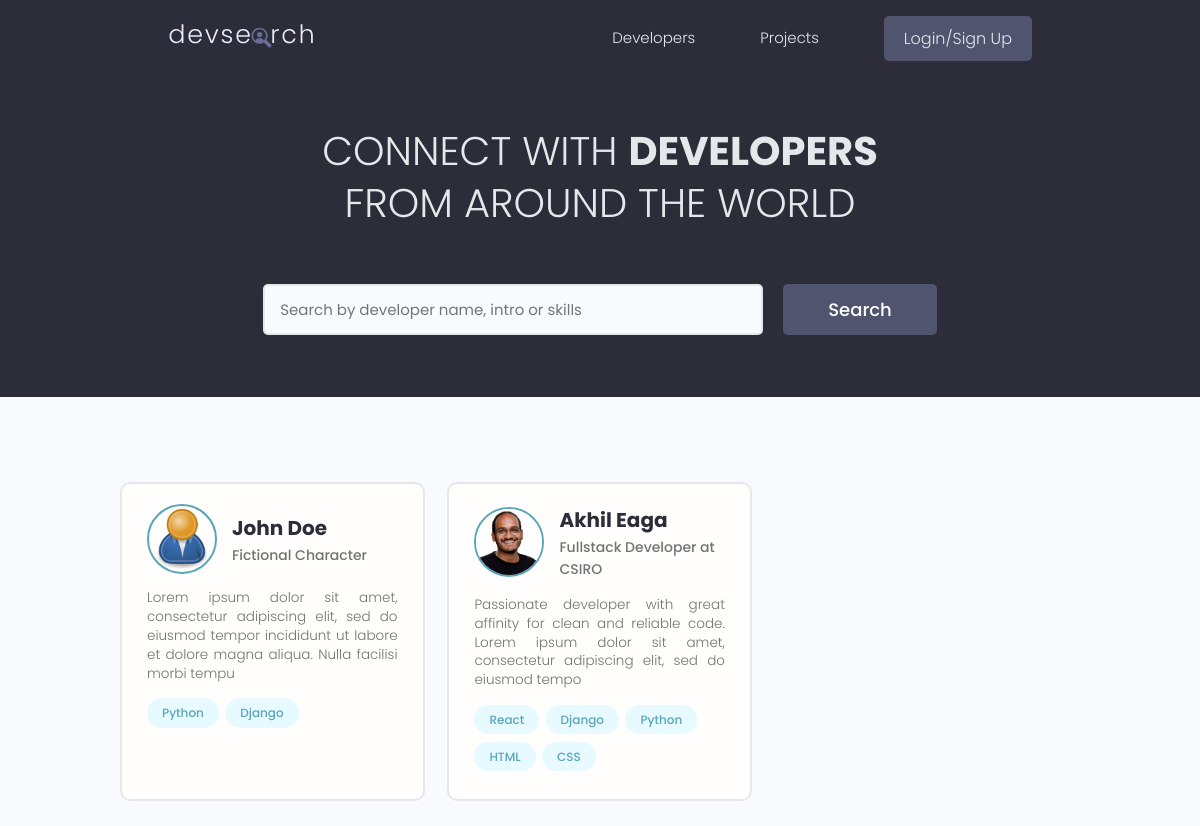
/, run on an earlier commit of the app's database.
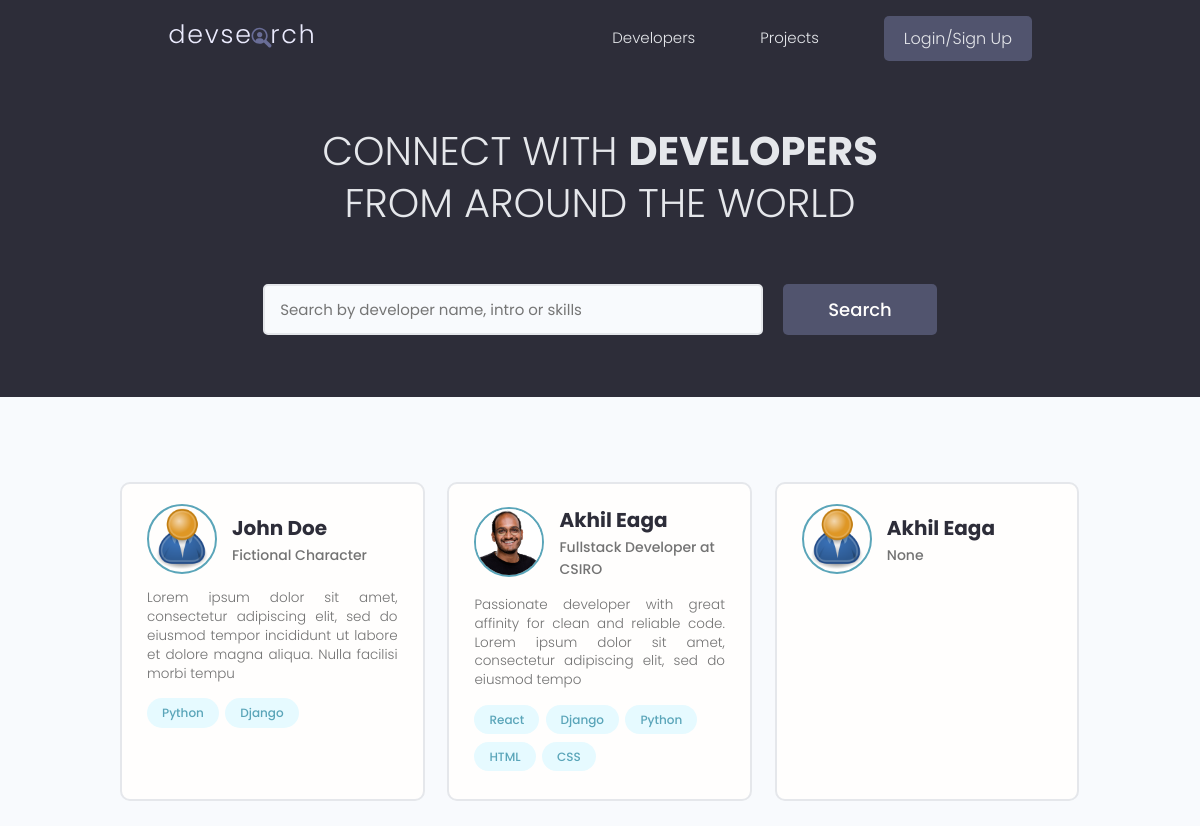
And on a later commit of the database.
### users/models.py (models this page shows, shortened)
class Profile(models.Model):
    user = models.OneToOneField(User, on_delete=models.CASCADE, null=True, blank=True)
    name = models.CharField(max_length=200, null=True, blank=True)
    email = models.EmailField(max_length=500, null=True, blank=True)
    username = models.CharField(max_length=200, null=True, blank=True)
    location = models.CharField(max_length=200, null=True, blank=True)
    short_intro = models.CharField(max_length=200, null=True, blank=True)
    bio = models.TextField(null=True, blank=True)
    profile_image = models.ImageField(null=True, blank=True, upload_to="profiles/", default="profiles/user-default.png")
    social_github = models.CharField(max_length=500, null=True, blank=True)
    social_stackoverflow = models.CharField(max_length=500, null=True, blank=True)
    social_twitter = models.CharField(max_length=500, null=True, blank=True)
    social_linkedin = models.CharField(max_length=500, null=True, blank=True)
    social_youtube = models.CharField(max_length=500, null=True, blank=True)
    social_website = models.CharField(max_length=500, null=True, blank=True)
    created = models.DateTimeField(auto_now_add=True)
    id = models.UUIDField(default=uuid.uuid4, unique=True, primary_key=True, editable=False)

class Skill(models.Model):
    owner = models.ForeignKey(Profile, on_delete=models.CASCADE, null=True, blank=True)
    name = models.CharField(max_length=200, null=True, blank=True)
    description = models.TextField(null=True, blank=True)
    created = models.DateTimeField(auto_now_add=True)
    id = models.UUIDField(default=uuid.uuid4, unique=True, primary_key=True, editable=False)
    def __str__(self):
        return self.name

### users/views.py (the view)
# urls.py: path('', views.profiles, name="profiles"),
def profiles(request):
    profiles, search_query = searchProfiles(request)
    results_per_page = 3
    custom_range, profiles, paginator = paginateProfiles(request, profiles, results_per_page)
    context = {
        'profiles': profiles,
        'search_query': search_query,
        'custom_range': custom_range,
        'paginator': paginator
    }
    return render(request, 'users/profiles.html', context)

### users/utils.py (called while the page is built)
def paginateProfiles(request, profiles, results_per_page):
    page = request.GET.get('page')
    paginator = Paginator(profiles, results_per_page)
    try:
        profiles = paginator.page(page)
    except PageNotAnInteger:
        page = 1
        profiles = paginator.page(page)
    except EmptyPage:
        page = paginator.num_pages
        profiles = paginator.page(page)
    left_index = int(page) - 4
    left_index = left_index if left_index >= 1 else 1
    right_index = int(page) + 5
    right_index = right_index if right_index <= paginator.num_pages else paginator.num_pages
    custom_range = range(left_index, right_index + 1) # + 1 because upper extreme of the range is not inclusive
    return custom_range, profiles, paginator

def searchProfiles(request):
    search_query = ''
    if request.GET.get('search_query'):
        search_query = request.GET.get('search_query')
    skills = Skill.objects.filter(name__icontains=search_query)
    profiles = Profile.objects.distinct().filter(
        Q(name__icontains=search_query) |
        Q(short_intro__icontains=search_query) |
        Q(skill__in=skills) )
    return profiles, search_query

### users/templates/users/profiles.html (shortened to what this page needs)
{% extends 'main.html' %}
{% block content %}
<main class="home">
    <section class="hero-section text-center">
        <div class="container container--narrow">
            <div class="hero-section__box">
                <h2>CONNECT WITH <span>DEVELOPERS</span></h2>
                <h2>FROM AROUND THE WORLD</h2>
            </div>
            <div class="hero-section__search">
                <form class="form" id="searchForm" action="{% url 'profiles' %}" method="get">
                    <div class="form__field">
                        <input class="input input--text" id="formInput#search" type="text" name="search_query"
                            placeholder="Search by developer name, intro or skills" value="{{search_query}}" />
                    </div>
                    <input class="btn btn--sub btn--lg" type="submit" value="Search" />
                </form>
            </div>
        </div>
    </section>
    <section class="devlist">
        <div class="container">
            <div class="grid grid--three">
                {% for profile in profiles %}
                <div class="column card">
                    <div class="dev">
                        <a href="{% url 'user-profile' profile.id %}" class="card__body">
                            <div class="dev__profile">
                                <img class="avatar avatar--md" src="{{ profile.profile_image.url }}" alt="image" />
                                <div class="dev__meta">
                                    <h3>{{ profile.name }}</h3>
                                    <h5>{{ profile.short_intro | slice:"50" }}</h5>
                                </div>
                            </div>
                            <p class="dev__info">{{ profile.bio | slice:"150" }}</p>
                            <div class="dev__skills">
                                {% for skill in profile.skill_set.all|slice:"5" %}
                                <span class="tag tag--pill tag--main">
                                    <small>{{ skill }}</small>
                                </span>
                                {% endfor %}
                            </div>
                        </a>
                    </div>
                </div>
                {% endfor %}
            </div>
        </div>
    </section>
</main>
{% endblock content %}

What changed in the data, as far as the page shows it:
added Profile: profile_image (placeholder picture), name "Akhil Eaga", short_intro "None"
